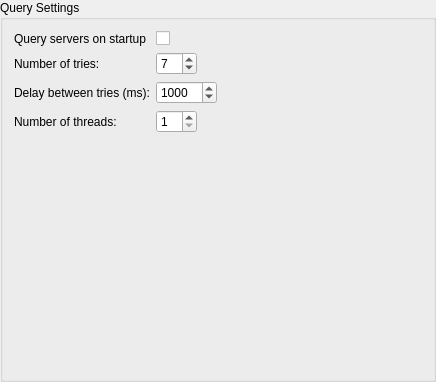
<?xml version="1.0" encoding="UTF-8"?>
<ui version="4.0">
 <class>QueryConfigBox</class>
 <widget class="QGroupBox" name="QueryConfigBox">
  <property name="geometry">
   <rect>
    <x>0</x>
    <y>0</y>
    <width>436</width>
    <height>382</height>
   </rect>
  </property>
  <property name="windowTitle">
   <string>GroupBox</string>
  </property>
  <property name="title">
   <string>Query Settings</string>
  </property>
  <layout class="QFormLayout" name="formLayout">
   <property name="fieldGrowthPolicy">
    <enum>QFormLayout::ExpandingFieldsGrow</enum>
   </property>
   <property name="labelAlignment">
    <set>Qt::AlignLeading|Qt::AlignLeft|Qt::AlignVCenter</set>
   </property>
   <property name="formAlignment">
    <set>Qt::AlignLeading|Qt::AlignLeft|Qt::AlignTop</set>
   </property>
   <item row="0" column="0">
    <widget class="QLabel" name="label_3">
     <property name="text">
      <string>Query servers on startup</string>
     </property>
    </widget>
   </item>
   <item row="0" column="1">
    <widget class="QCheckBox" name="queryOnStartup">
     <property name="text">
      <string/>
     </property>
    </widget>
   </item>
   <item row="2" column="1">
    <widget class="QSpinBox" name="triesBox">
     <property name="minimum">
      <number>3</number>
     </property>
     <property name="maximum">
      <number>10</number>
     </property>
     <property name="singleStep">
      <number>1</number>
     </property>
     <property name="value">
      <number>7</number>
     </property>
    </widget>
   </item>
   <item row="2" column="0">
    <widget class="QLabel" name="label_4">
     <property name="text">
      <string>Number of tries:</string>
     </property>
    </widget>
   </item>
   <item row="3" column="1">
    <widget class="QSpinBox" name="timeoutBox">
     <property name="minimum">
      <number>100</number>
     </property>
     <property name="maximum">
      <number>10000</number>
     </property>
     <property name="singleStep">
      <number>100</number>
     </property>
     <property name="value">
      <number>1000</number>
     </property>
    </widget>
   </item>
   <item row="3" column="0">
    <widget class="QLabel" name="label">
     <property name="text">
      <string>Delay between tries (ms):</string>
     </property>
    </widget>
   </item>
   <item row="4" column="1">
    <widget class="QSpinBox" name="threadsBox">
     <property name="minimum">
      <number>1</number>
     </property>
     <property name="maximum">
      <number>50</number>
     </property>
    </widget>
   </item>
   <item row="4" column="0">
    <widget class="QLabel" name="label_2">
     <property name="text">
      <string>Number of threads:</string>
     </property>
    </widget>
   </item>
  </layout>
 </widget>
 <resources/>
 <connections/>
</ui>
